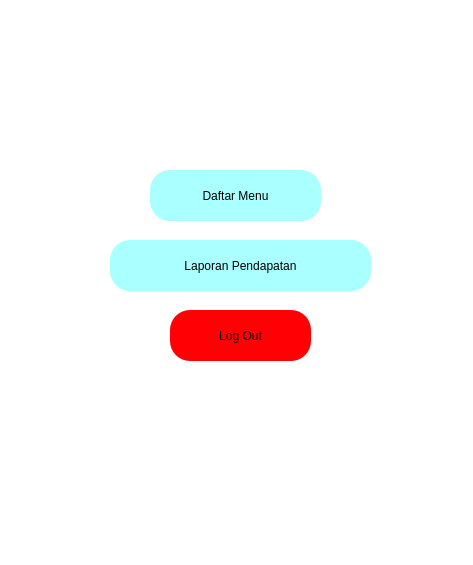
<?xml version="1.0" encoding="UTF-8"?>
<ui version="4.0">
 <class>Dialog</class>
 <widget class="QDialog" name="Dialog">
  <property name="geometry">
   <rect>
    <x>0</x>
    <y>0</y>
    <width>473</width>
    <height>565</height>
   </rect>
  </property>
  <property name="windowTitle">
   <string>Dialog</string>
  </property>
  <widget class="QWidget" name="widget" native="true">
   <property name="geometry">
    <rect>
     <x>-10</x>
     <y>-10</y>
     <width>531</width>
     <height>631</height>
    </rect>
   </property>
   <property name="styleSheet">
    <string notr="true">background-color: rgb(255, 255, 255);</string>
   </property>
   <widget class="QPushButton" name="Menu">
    <property name="geometry">
     <rect>
      <x>160</x>
      <y>180</y>
      <width>171</width>
      <height>51</height>
     </rect>
    </property>
    <property name="styleSheet">
     <string notr="true">border-radius:20px;
background-color: rgb(170, 255, 255);
font: 14pt &quot;MS Shell Dlg 2&quot;;</string>
    </property>
    <property name="text">
     <string>Daftar Menu</string>
    </property>
   </widget>
   <widget class="QPushButton" name="Lprn">
    <property name="geometry">
     <rect>
      <x>120</x>
      <y>250</y>
      <width>261</width>
      <height>51</height>
     </rect>
    </property>
    <property name="styleSheet">
     <string notr="true">border-radius:20px;
background-color: rgb(170, 255, 255);
font: 14pt &quot;MS Shell Dlg 2&quot;;</string>
    </property>
    <property name="text">
     <string>Laporan Pendapatan</string>
    </property>
   </widget>
   <widget class="QPushButton" name="logout">
    <property name="geometry">
     <rect>
      <x>180</x>
      <y>320</y>
      <width>141</width>
      <height>51</height>
     </rect>
    </property>
    <property name="styleSheet">
     <string notr="true">border-radius:20px;
background-color: rgb(255, 0, 4);
font: 14pt &quot;MS Shell Dlg 2&quot;;</string>
    </property>
    <property name="text">
     <string>Log Out</string>
    </property>
   </widget>
  </widget>
 </widget>
 <resources/>
 <connections/>
</ui>
